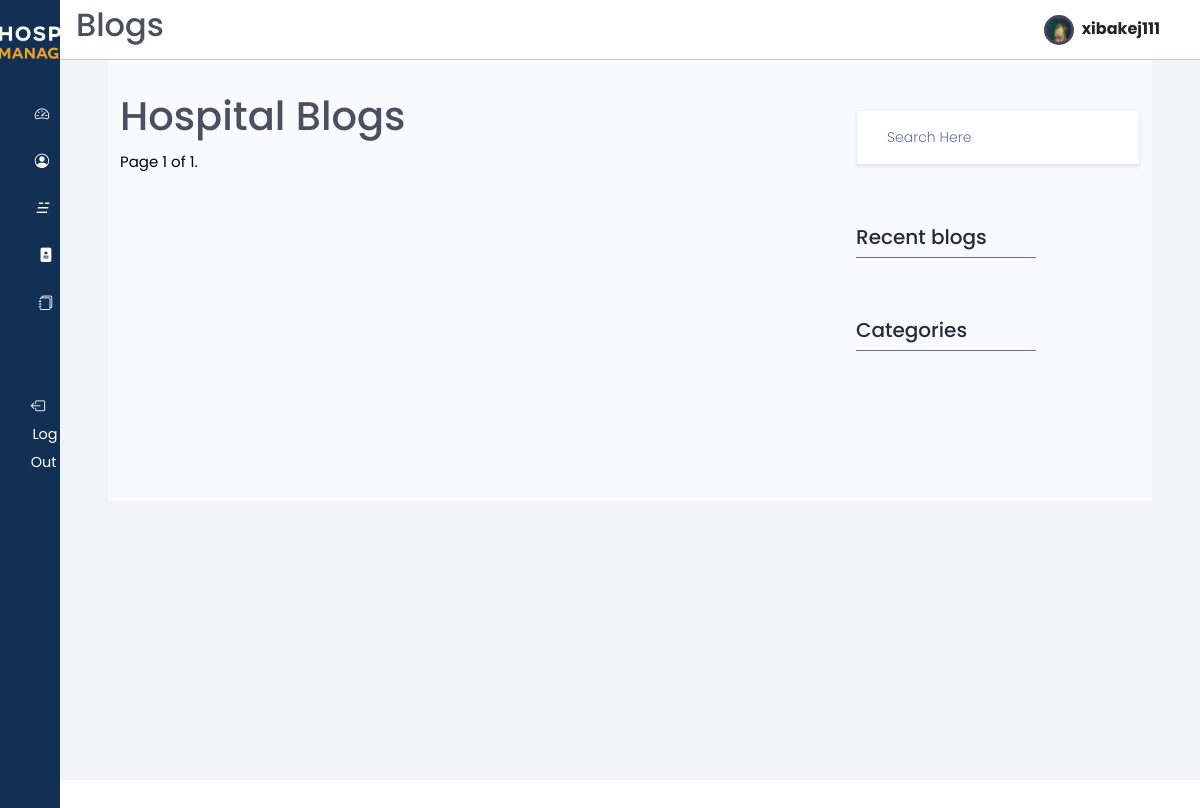
Page /doctor_blogs/ (signed in) on the earlier database version.
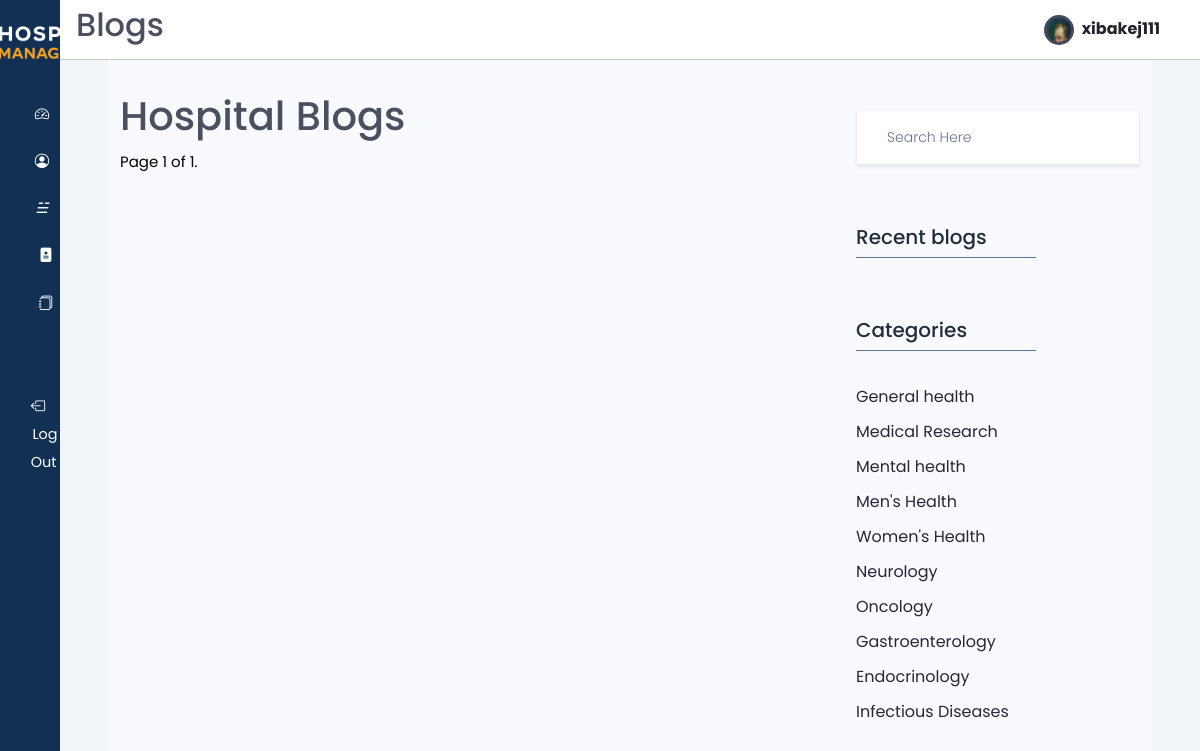
Same page on the later database version.
### users/models.py (models this page shows, shortened)
class Users(AbstractUser):
    email = models.CharField(max_length=50,unique=True)
    username = models.CharField(max_length=50, unique=True)
    password = models.CharField(max_length=200)
    first_name = models.CharField(max_length=50)
    last_name = models.CharField(max_length=50)
    gender_choices = (("Male", "Male"), ("Female", "Female"))
    gender = models.CharField(max_length=10, choices=gender_choices, default="not_known")
    birthday = models.DateField(null=True, blank=True)
    is_doctor = models.BooleanField(default=False)
    profile_avatar = models.ImageField(upload_to="users/profiles", blank=True, default="doctor/profiles/download.png")
    id_address = models.ForeignKey(Address, on_delete=models.CASCADE, null=True)
    class Meta:
      verbose_name = "User"
      verbose_name_plural = "Users"

### doctors/models.py (models this page shows, shortened)
class Category(models.Model):
  id_category = models.AutoField(primary_key=True)
  name = models.CharField(max_length=50)
  class Meta:
    verbose_name = "Category"
    verbose_name_plural = "Categories"

### doctors/views.py (the view)
# urls.py: path('doctor_blogs/', doctor_blogs, name='doctor_blogs'),
@login_required(login_url='/login')
def doctor_blogs(request):
  base_template = 'patients/base.html'
  if request.user.is_doctor:
    base_template = 'doctors/base.html'
  blogs = Blogs.objects.filter(is_published=True).order_by('-posted_at')
  categories = Category.objects.all()
  paginator = Paginator(blogs, 5)
  page = request.GET.get('page')
  blogs_page = paginator.get_page(page)
  context = {
      'blogs': blogs_page,
      'categories': categories,
      'base_template': base_template,
  }
  return render(request, 'doctors/doctor_blogs.html', context)

### templates/doctors/doctor_blogs.html (shortened to what this page needs)
{% extends base_template %}
{% load static %}
{% block page_title %} Blogs {% endblock page_title %}
{% block content %}
<main>
  <section class="blog_area sec_pad" style="margin-top:-8%;">
    <div class="container">
      <h1>Hospital Blogs </h1>
      <div class="row">
        <div class="col-lg-8">
          <div class="pagination">
            <span class="step-links">
              <span class="current" style="color:black;">
                Page {{ blogs.number }} of {{ blogs.paginator.num_pages }}.
              </span>
            </span>
          </div>
        </div>
        <div class="col-lg-4">
          <div class="blog-sidebar" style="margin-top:-12%;">
            <div class="widget sidebar_widget widget_search">
              <form action="{% url 'search_blogs' %}" class="search-form input-group" method='get'>
                <input type="search" class="form-control widget_input" name='keyword' placeholder="Search Here">
              </form>
            </div>
            <div class="widget sidebar_widget widget_recent_post mt_60">
              <div class="widget_title">
                <h3 class="f_p f_size_20 t_color3">Recent blogs</h3>
                <div class="border_bottom"></div>
              </div>
            </div>
            <div class="widget sidebar_widget widget_categorie mt_60">
              <div class="widget_title">
                <h3 class="f_p f_size_20 t_color3">Categories</h3>
                <div class="border_bottom"></div>
              </div>
              <ul class="list-unstyled">
                {% for category in categories %}
                  <li>
                    <a href="/category/{{category.name}}">
                      <span>{{category.name}}</span>
                    </a>
                  </li>
                {% endfor %}
              </ul>
            </div>
          </div>
        </div>
      </div>
    </div>
  </section>
</main>
{% endblock %}

### templates/patients/base.html (shortened to what this page needs)
{% load static %}
<!DOCTYPE HTML>
<html lang="en">
<head>
  <link  href="{% static 'css/style-appointments.css' %}" rel="stylesheet">
  <link href="{% static 'css/bootstrap.min.css' %}" rel="stylesheet"/>
  <link href="{% static 'css/base-style.css' %}" rel="stylesheet"/>
  <link rel="stylesheet" href="https://cdn.jsdelivr.net/gh/lykmapipo/themify-icons@0.1.2/css/themify-icons.css">
  <link  href="{% static 'css/style.css' %}" rel="stylesheet">
  <link  href="{% static 'css/bootstrap-icons.css' %}" rel="stylesheet">
  <link  href="{% static 'css/jquery.dataTables.min.css' %}" rel="stylesheet">
  <link  href="{% static 'css/styleblog.css' %}" rel="stylesheet">
  <link  href="{% static 'css/styleblog-responsive.css' %}" rel="stylesheet">
</head>
<body>
  <div class="sidebar">
    <div class="sidebar-header pt-4">
      <div class="text-center my-">
        <img src="{% static 'img/white-logo.png' %}" alt="logo" class="img-fluid" style="max-width: 170px;" />
      </div>
    </div>
    <div class="sidebar-menu">
      <ul>
        <li>
          <a href="{% url 'patient_dashboard' %}">
            <i class="bi bi-speedometer2 me-2"></i>
          </a>
        </li>
        <li>
          <a href="{% url 'patient_profile' %}">
            <i class="bi bi-person-circle me-2"></i>
          </a>
        </li>
        <li>
          <a href="{% url 'patient_blogs' %}">
            <i>&#9777;&nbsp;&nbsp; </i>
          </a>
        </li>
        <li>
          <a href="{% url 'patient_book_appointment' %}">
            <i class="bi bi-file-medical-fill"></i>
          </a>
        </li>
        <li>
          <a href="{% url 'patient_my_appointments' %}">
            <i class="bi bi-journals"></i>
          </a>
        </li>
        <br><br>
        <li>
            <a href="{% url 'logout' %}" class="logout text-dark"data-bs-toggle="tooltip" data-bs-placement="right" title="logout" >
              <i class="bi bi-box-arrow-left me-3"></i>
              <span class="d-none d-md-inline">Log Out</span>
            </a>
        </li>
      </ul>
    </div>
  </div>
  <div class="main-content">
    <header class="d-flex  align-items-center">
      <h2>{% block page_title %}{% endblock page_title %}</h2>
      <a href="{% url 'patient_profile' %}">
        <img src="{{ request.user.profile_avatar.url }}" style="width: 30px; height: 30px; border-radius: 50%; overflow: hidden; background-color: blue; display: inline-block; vertical-align: middle; border: 3px solid #424a5b;">
        <span class="fw-bold fs-6 ms-1 text-dark me-4">{{ request.user.username|safe | truncatechars:"10" }}</span>
      </a>
    </header>
    {% block content %}
    {% endblock content %}
  </body>
</html>

### static/css/base-style.css (style rules this page uses)
:root { --primary-color: #123053; --secondary-color: #EFA323; }
.main-content a { text-decoration: none !important; }

### static/css/style.css (style rules this page uses)
:root { --main-color: #424a5b; --color-dark: #1D2231; --text-grey: #8390A2; --primary-color: #123053; --secondary-color: #EFA323; }
* { font-family: 'Poppins', sans-serif; margin: 0; padding: 0; text-decoration: none; list-style-type: none; box-sizing: border-box; }
.sidebar { height: 100%; width: 240px; position: fixed; left: 0; top: 0; z-index: 100; background: var(--primary-color); color: #fff; overflow-y: auto; transition: width 500ms; }
.sidebar-header { display: flex; justify-content: space-between; align-items: center; height: 60px; padding: 0rem 1rem; }
.sidebar-menu { padding: 0rem; padding-top: 40px; }
.sidebar li { margin-bottom: 1.2rem; font-size: larger; }
.sidebar a { color: #fff !important; text-decoration: none; font-size: .9rem; }
.sidebar a span:last-child { padding-left: .1rem; }
.main-content { position: relative; margin-left: 240px; transition: margin-left 500ms; }
header { position: fixed; left: 240px; top: 0; z-index: 100; width: calc(100% - 240px); background: #fff; height: 60px; padding: 0rem 1rem; display: flex; align-items: center; justify-content: space-between; border-bottom: 1px solid #ccc; transition: left 500ms; }
main { margin-top: 60px; background: #f1f5f9; min-height: 90vh; padding: 1rem 3rem; }
.text-center { text-align: center; }
@media only screen and (max-width: 1200px) { .sidebar { width: 60px; z-index: 150; } }
@media only screen and (max-width: 1200px) { .sidebar .sidebar-header h3 span, .sidebar li span:last-child { display: none; } }
@media only screen and (max-width: 1200px) { .sidebar .sidebar-header, .sidebar li { display: flex; justify-content: center; } }
@media only screen and (max-width: 1200px) { .main-content { margin-left: 60px; } }
@media only screen and (max-width: 1200px) { .main-content header { left: 60px; width: calc(100% - 60px); } }

Differences in the rows shown:
added Category: name "General health"
added Category: name "Medical Research"
added Category: name "Mental health"
added Category: name "Men's Health"
added Category: name "Women's Health"
added Category: name "Neurology"
added Category: name "Oncology"
added Category: name "Gastroenterology"
added Category: name "Endocrinology"
added Category: name "Infectious Diseases"
